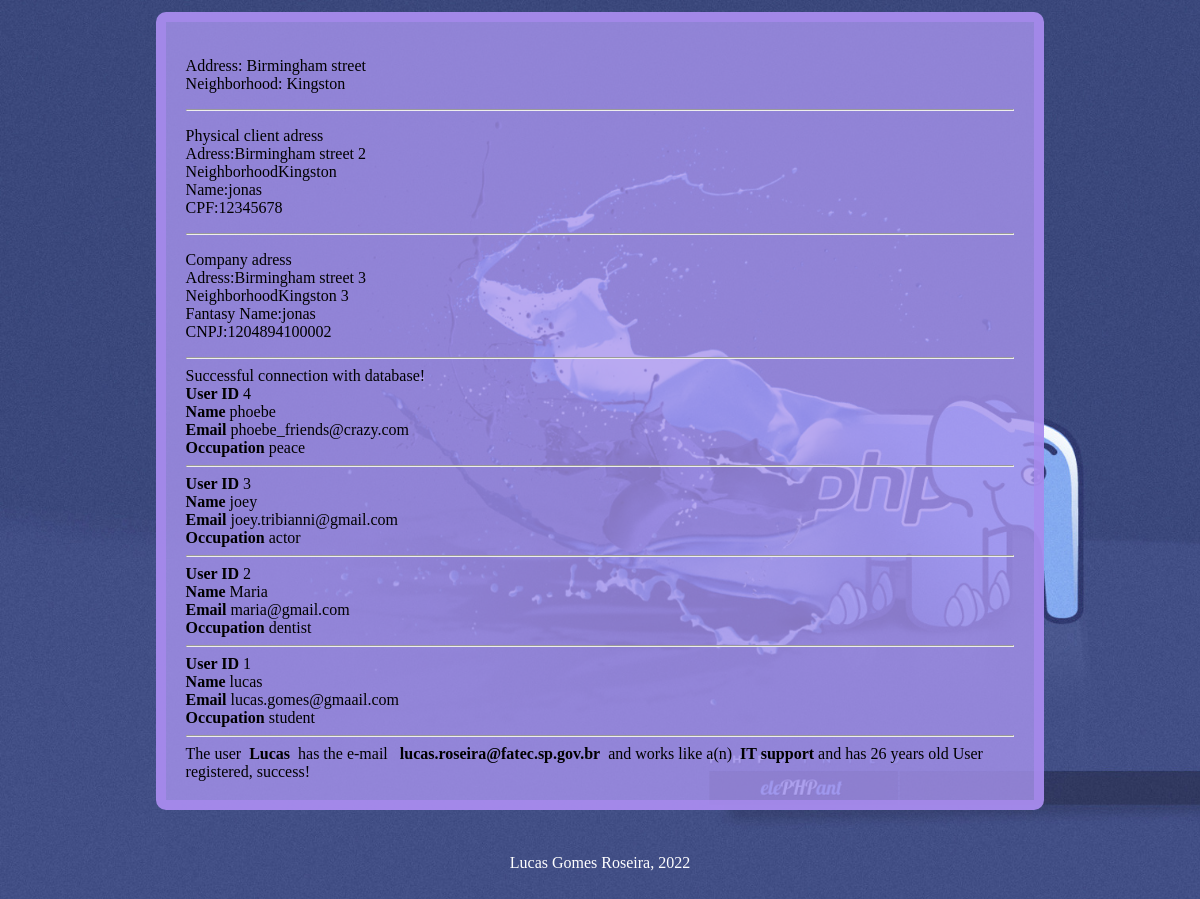
The page / on the database its author committed.
### tables this page shows
CREATE TABLE `users` (
  `id` int(11) NOT NULL,
  `name` varchar(220) NOT NULL,
  `email` varchar(220) NOT NULL,
  `occupation` varchar(220) NOT NULL
);

### views/users/Users3.php (called while the page is built, shortened)
<?php
require 'connection/Conn.php';
class Users3
{
	public function list()
	{
		$conn = new Conn();
		$this->connect = $conn->connect();
		$query_users = "SELECT id, name, email, occupation FROM users ORDER BY id DESC LIMIT 10";
		$result_users = $this->connect->prepare($query_users);
		$result_users->execute();
		return $result_users->fetchAll();
	}
}

### views/users/list_users.php (the view)
<?php
require './views/users/Users3.php';
$listUsers = new Users3();
$result_users = $listUsers->list();
foreach ($result_users as $row_user) {
	extract($row_user);
	echo "<strong>User ID </strong>" . $id . " <br> ";
	echo "<strong>Name </strong>" . $name . " <br> ";
	echo "<strong>Email </strong>" . $email . " <br> ";
	echo "<strong>Occupation </strong>" . $occupation . " <br> ";
	echo "<hr>";
}

### index.php (shortened to what this page needs)
<!DOCTYPE html>
<html lang="pt-br">
<head>
	<link rel="stylesheet" type="text/css" href="assets//css/index.css">
</head>
<body>
	<main>
		<div>
			<?php
			require 'views/client/Client.php';
			require 'views/client/PhysicalClient.php';
			require 'views/client/LegaLEntity.php';
			$client = new Client();
			$client->street = "Birmingham street";
			$client->neighborhood = "Kingston";
			$msg = $client->seeAdress();
			echo $msg;
			echo '<hr>';
			$physicalC = new PhisicalClient();
			$physicalC->street = "Birmingham street 2";
			$physicalC->neighborhood = "Kingston";
			$physicalC->name = "jonas";
			$physicalC->cpf = 12345678;
			$msgPc = $physicalC->seeUserInfo();
			echo $msgPc;
			echo '<hr>';
			$legalEntity = new LegalEntity();
			$legalEntity->street = "Birmingham street 3";
			$legalEntity->neighborhood = "Kingston 3";
			$legalEntity->fantasyName = "jonas";
			$legalEntity->cnpj = 1204894100002;
			$msgLe = $legalEntity->seeCompanyInfo();
			echo $msgLe;
			echo '<hr>';
			require 'views/users/list_users.php';
			require 'views/users/Users2.php';
			$users2 = new Users2();
			echo $users2->register("Lucas", "lucas.roseira@fatec.sp.gov.br", "IT support", 26);
			?>
			<?php
			require 'views/users/Users.php';
			$users = new Users();
			$msg = $users->register();
			echo $msg;
			?>
		</div>
	</main>
	<footer>
		<p>Lucas Gomes Roseira, <?php echo date("Y"); ?> </p>
	</footer>
</body>
</html>

### views/client/Client.php
<?php
class Client {
	public $street;
	public $neighborhood;
	public function seeAdress() :string{
		return "<p>Address: {$this->street} <br> Neighborhood: {$this->neighborhood}</p>";
	}
}

### views/client/PhysicalClient.php
<?php
class PhisicalClient extends Client
{
	public string $name;
	public int $cpf;
	public function seeUserInfo() {
		$data = "Physical client adress<br>";
		$data .= "Adress:{$this->street}<br>";
		$data .= "Neighborhood{$this->neighborhood}<br>";
		$data .= "Name:{$this->name}<br>";
		$data .= "CPF:{$this->cpf}<br>";
		return "<p>$data</p>";
	}
}
?>

### views/client/LegalEntity.php
<?php
class LegalEntity extends Client
{
	public int $cnpj;
	public string $fantasyName;
	public function seeCompanyInfo(){
		$data = "Company adress<br>";
		$data .= "Adress:{$this->street}<br>";
		$data .= "Neighborhood{$this->neighborhood}<br>";
		$data .= "Fantasy Name:{$this->fantasyName}<br>";
		$data .= "CNPJ:{$this->cnpj}<br>";
		return "<p>$data</p>";
	}
}
?>

### connection/Conn.php (shortened to what this page needs)
<?php
class Conn {
	public $host = "localhost";
	public $user = "root";
	public $pass = "";
	public $dbname = "lucas";
	public function connect () {
		try {
			$this->connect = new PDO("mysql:host=" . $this->host .";dbname="
			 . $this->dbname, $this->user, $this->pass);
			echo "Successful connection with database!<br>";
			return $this->connect;
		} catch (Exception $e) {
			echo "Error: Unuseful connection with database!";
			return false;
		}
	}
}

### views/users/Users2.php (shortened to what this page needs)
<?php
class Users2
{
	public function register($name, $email, $occupation, $age) {
		$this->name = $name;
		$this->age = $age;
		$this->email = $email;
		$this->occupation = $occupation;
		return "The user <strong> &nbsp;" .
		$this->name . "&nbsp;</strong> has the e-mail <strong> &nbsp;
		{$this->email}&nbsp; </strong> and works like a(n) <strong> &nbsp;" .
		$this->occupation ."</strong> and has {$this->age} years old";
	}
}

### views/users/Users.php
<?php
class Users
{
	public function register() {
		return "User registered, success!<br>";
	}
}

### assets/css/index.css (style rules this page uses)
body { background-image: url('../../img/dvm4p-wallpaper-2048-2.jpg'); background-size: cover; }
main div { width: 70%; margin-top: 1%; margin-bottom: 1%; margin-right: auto; margin-left: auto; justify-content: center; padding: 1.2em; border: 10px solid rgba(167, 137, 238, 0.795); border-radius: 10px; background-color: rgba(167, 147, 238, 0.795); }
footer { width: 70%; margin: 0 auto; display: flex; padding: 1em; justify-content: center; color: #FFF; }

### rows shown on the page
users: id "4", name "phoebe", email "phoebe_friends@crazy.com", occupation "peace"
users: id "3", name "joey", email "joey.tribianni@gmail.com", occupation "actor"
users: id "2", name "Maria", email "maria@gmail.com", occupation "dentist"
users: id "1", name "lucas", email "lucas.gomes@gmaail.com", occupation "student"

### other values the page prints
$this->street "Birmingham street"
$this->neighborhood "Kingston"
$this->street "Birmingham street 2"
$this->name "jonas"
$this->cpf "12345678"
$this->street "Birmingham street 3"
$this->neighborhood "Kingston 3"
$this->fantasyName "jonas"
$this->cnpj "1204894100002"
$this->name "Lucas"
$this->email "lucas.roseira@fatec.sp.gov.br"
$this->occupation "IT support"
$this->age "26"
